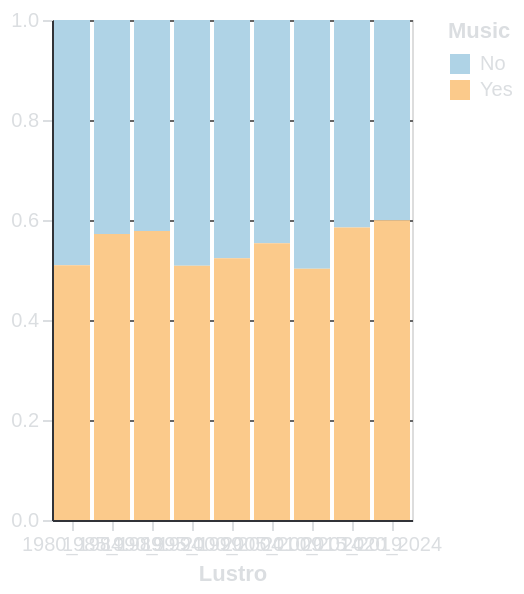

Describe this chart as a Vega-Lite specification.
### Vega-Lite specification from a JSON file in a GitHub repository (floating-point values rounded to 4 significant figures)
{"$schema": "https://vega.github.io/schema/vega-lite/v5.15.1.json", "config": {"axis": {"domainColor": "#313338", "gridColor": "#666666", "labelColor": "#DBDEE1", "tickColor": "#DBDEE1", "titleColor": "#DBDEE1"}, "background": "transparent", "legend": {"labelColor": "#DBDEE1", "titleColor": "#DBDEE1"}, "title": {"color": "#DBDEE1", "fontSize": 16}}, "data": {"name": "data-dea852b0e5a508ae059ab85683bb8320"}, "datasets": {"data-dea852b0e5a508ae059ab85683bb8320": [{"lustrum": "1980_1984", "music": "No", "percentage": 0.4905}, {"lustrum": "1985_1989", "music": "No", "percentage": 0.4281}, {"lustrum": "1990_1994", "music": "No", "percentage": 0.422}, {"lustrum": "1995_1999", "music": "No", "percentage": 0.4915}, {"lustrum": "2000_2004", "music": "No", "percentage": 0.4766}, {"lustrum": "2005_2009", "music": "No", "percentage": 0.4467}, {"lustrum": "2010_2014", "music": "No", "percentage": 0.4974}, {"lustrum": "2015_2019", "music": "No", "percentage": 0.4152}, {"lustrum": "2020_2024", "music": "No", "percentage": 0.4004}, {"lustrum": "1980_1984", "music": "Yes", "percentage": 0.5095}, {"lustrum": "1985_1989", "music": "Yes", "percentage": 0.5719}, {"lustrum": "1990_1994", "music": "Yes", "percentage": 0.578}, {"lustrum": "1995_1999", "music": "Yes", "percentage": 0.5085}, {"lustrum": "2000_2004", "music": "Yes", "percentage": 0.5234}, {"lustrum": "2005_2009", "music": "Yes", "percentage": 0.5533}, {"lustrum": "2010_2014", "music": "Yes", "percentage": 0.5026}, {"lustrum": "2015_2019", "music": "Yes", "percentage": 0.5848}, {"lustrum": "2020_2024", "music": "Yes", "percentage": 0.5996}]}, "encoding": {"color": {"field": "music", "legend": {"title": "Music"}, "scale": {"scheme": "blueorange", "type": "quantize"}, "type": "nominal"}, "tooltip": [{"field": "lustrum", "title": "Lustro", "type": "nominal"}, {"field": "music", "title": "Music", "type": "nominal"}, {"field": "percentage", "format": ".2f", "title": "Percentuale", "type": "quantitative"}], "x": {"axis": {"labelAngle": 0, "title": "Lustro"}, "field": "lustrum", "type": "nominal"}, "y": {"field": "percentage", "scale": {"domain": [0, 1]}, "title": null, "type": "quantitative"}}, "height": 250, "mark": {"type": "bar"}, "width": "container"}
